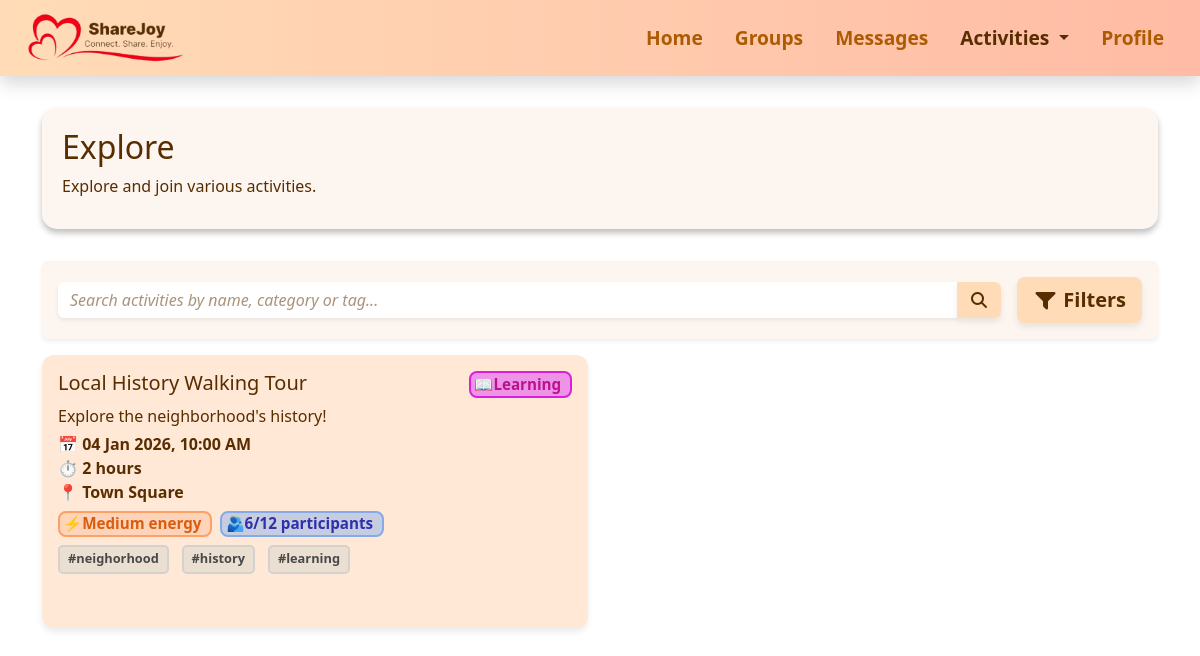
The page /explore?category=Learning on the database as committed earlier.
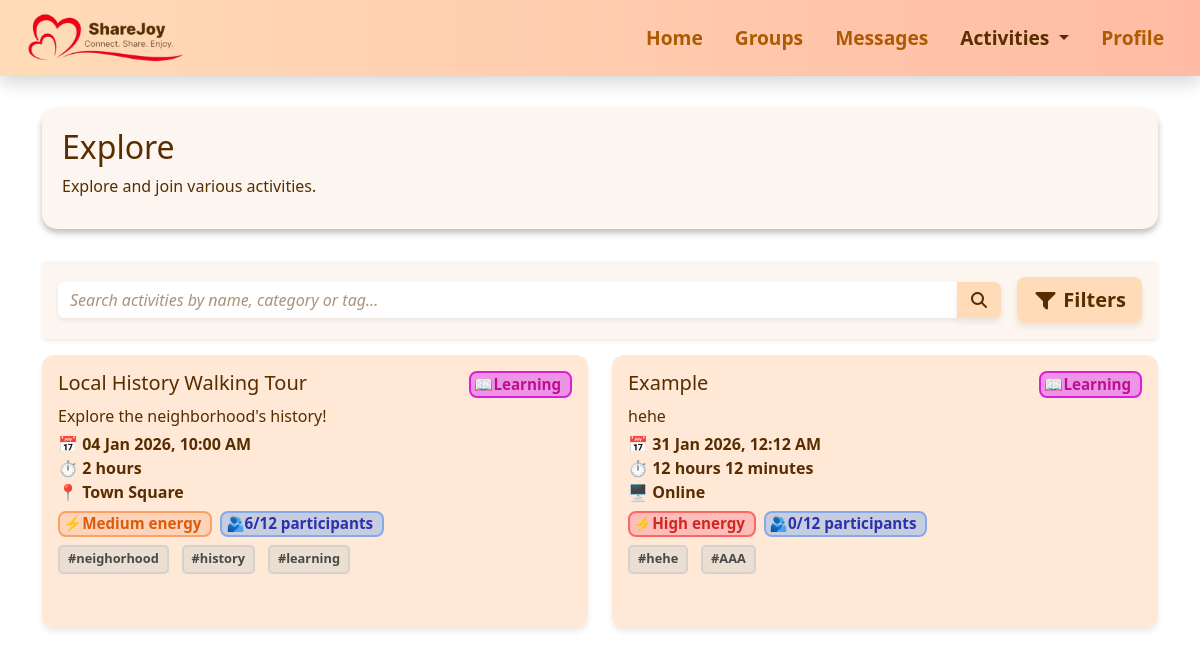
The same page on the database as committed later.
### activities.py (models this page shows)
class Activity(db.Model):
    id = db.Column(db.Integer, primary_key=True)
    name = db.Column(db.String(100))
    description = db.Column(db.Text)
    date = db.Column(db.String(20))
    time = db.Column(db.String(10))
    duration_hours = db.Column(db.Integer)
    duration_minutes = db.Column(db.Integer)
    format_type = db.Column(db.String(20))
    location = db.Column(db.String(100))
    type = db.Column(db.String(50))
    energy = db.Column(db.String(10))
    max_participants = db.Column(db.Integer)
    participants = db.Column(db.Integer)
    tags = db.Column(db.String(200))
    creator = db.Column(db.String(50))

### app.py (the view)
@app.route("/explore")
def explore():
    query = Activity.query
    search = request.args.get("search")
    if search:
        query = query.filter(
            (Activity.name.ilike(f"%{search}%")) |
            (Activity.type.ilike(f"%{search}%")) |
            (Activity.tags.ilike(f"%{search}%"))
        )
    category = request.args.get("category")
    if category:
        query = query.filter_by(type=category)
    energy = request.args.get("energy")
    if energy:
        query = query.filter_by(energy=energy)
    format_type = request.args.get("format")
    if format_type:
        query = query.filter_by(format_type=format_type)
    activities = query.order_by(Activity.date.asc()).all()
    for a in activities:
        a.tags = a.tags.split(",") if a.tags else []
        try:
            parsed_date = datetime.strptime(a.date, "%Y-%m-%d")
        except ValueError:
            parsed_date = datetime.strptime(a.date, "%d %b %Y")
        a.display_date = parsed_date.strftime("%d %b %Y")
        try:
            parsed_time = datetime.strptime(a.time, "%H:%M")
        except ValueError:
            parsed_time = datetime.strptime(a.time, "%I:%M %p")
        a.display_time = parsed_time.strftime("%I:%M %p").lstrip("0")
    return render_template("explore.html", activities=activities)

### templates/explore.html (shortened to what this page needs)
{% extends "base.html" %}
{% block extra_css %}
<link rel="stylesheet" href="{{ url_for('static', filename='css/activities.css') }}">
<link rel="stylesheet" href="{{ url_for('static', filename='css/explore.css') }}">
{% endblock %}
{% block content %}
<div class="section-box d-flex flex-column flex-md-row justify-content-between align-items-start align-items-md-center">
    <div>
        <h1>Explore</h1>
        <p>Explore and join various activities.</p>
    </div>
</div>
<div class="p-3 mb-3 rounded shadow-sm box1">
    <div class="d-flex flex-column flex-md-row align-items-start align-items-md-center gap-2">
        <form method="get" class="flex-grow-1 mb-2 mb-md-0 box2 rounded">
            <div class="input-group">
                <input type="text" name="search" class="form-control shadow-sm searchbar"
                    placeholder="Search activities by name, category or tag..."
                    value="{{ request.args.get('search', '') }}">
                <button class="btn search-btn" type="submit">
                    <i class="fa-solid fa-magnifying-glass"></i>
                </button>
            </div>
        </form>
        <button id="toggle-filters" class="btn btn-lg fw-semibold mt-2 mt-md-0 ms-md-2">
            <i class="fa-solid fa-filter"></i> Filters
        </button>
    </div>
</div>
<div class="row g-4">
    {% if activities %}
    {% for activity in activities %}
    <div class="col-md-6">
        <div class="activity-card position-relative h-100">
            <div class="d-flex flex-column flex-sm-row justify-content-between align-items-start spacing">
                <h5 class="mb-0">{{ activity.name }}</h5>
                {% if activity.type == 'Creative Arts' %}
                <span class="badge badge-creativearts category-badge mb-2 mb-sm-0">🎨Creative Arts</span>
                {% elif activity.type == 'Social' %}
                <span class="badge badge-social category-badge mb-2 mb-sm-0">🎲Social</span>
                {% elif activity.type == 'Learning' %}
                <span class="badge badge-learning category-badge mb-2 mb-sm-0">📖Learning</span>
                {% elif activity.type == 'Physical' %}
                <span class="badge badge-physical category-badge mb-2 mb-sm-0">🏃Physical</span>
                {% elif activity.type == 'Nature' %}
                <span class="badge badge-nature category-badge mb-2 mb-sm-0">🌲Nature</span>
                {% elif activity.type == 'Technology' %}
                <span class="badge badge-technology category-badge mb-2 mb-sm-0">💻Technology</span>
                {% endif %}
            </div>
            <p>{{ activity.description }}</p>
            <div class="row fw-semibold spacing">
                <div class="col-12">
                    📅 {{ activity.display_date }}, {{ activity.display_time }}
                </div>
                <div class="col-12">⏱
                    {% set h = activity.duration_hours %}
                    {% set m = activity.duration_minutes %}
                    {% if h and m %}
                    {{ h }} hour{% if h > 1 %}s{% endif %} {{ m }} minute{% if m > 1 %}s{% endif %}
                    {% elif h %}
                    {{ h }} hour{% if h > 1 %}s{% endif %}
                    {% elif m %}
                    {{ m }} minute{% if m > 1 %}s{% endif %}
                    {% else %}
                    0 minutes
                    {% endif %}
                </div>
                <div class="col-12">
                    {% if activity.format_type|lower == 'online' %}
                    🖥️ Online
                    {% else %}
                    📍 {{ activity.location }}
                    {% endif %}
                </div>
            </div>
            <div class="d-flex flex-wrap gap-2 spacing">
                <span class="badge
                        {% if activity.energy == 'Low' %}energy-low
                        {% elif activity.energy == 'Medium' %}energy-medium
                        {% elif activity.energy == 'High' %}energy-high
                        {% endif %}">
                    ⚡{{ activity.energy }} energy
                </span>
                <span class="badge participants">🫂{{ activity.participants }}/{{ activity.max_participants }}
                    participants</span>
            </div>
            <div class="activity-tags spacing">
                {% for tag in activity.tags %}
                <span>#{{ tag }}</span>
                {% endfor %}
            </div>
        </div>
    </div>
    {% endfor %}
    {% else %}
    <div class="col-12">
        <div class="alert alert-info text-center fw-semibold">
            No activities found.
        </div>
    </div>
    {% endif %}
</div>
{% endblock %}

### templates/base.html (shortened to what this page needs)
<!doctype html>
<html lang="en">
<head>
    <link href="https://cdn.jsdelivr.net/npm/bootstrap@5.3.8/dist/css/bootstrap.min.css" rel="stylesheet">
    <link rel="stylesheet" href="{{ url_for('static', filename='css/navbar.css') }}">
    <link rel="stylesheet" href="{{ url_for('static', filename='css/base.css') }}">
    <link rel="stylesheet" href="https://cdnjs.cloudflare.com/ajax/libs/font-awesome/7.0.1/css/all.min.css">
    {% block extra_css %}{% endblock %}
</head>
<body>
    {% include "navbar.html" %}
    <div class="container mt-4">
        {% block content %}{% endblock %}
    </div>
</body>
</html>

### templates/navbar.html (shortened to what this page needs)
<nav class="navbar navbar-expand-md sticky-top shadow">
    <div class="container-fluid align-items-center">
        <a class="navbar-brand ms-3" href="{{ url_for('home') }}"><img
                src="{{ url_for('static', filename='images/navbar.png') }}" alt="ShareJoy" height="50"></a>
        <div class="collapse navbar-collapse" id="navbarNav">
            <ul class="navbar-nav ms-auto">
                <li class="nav-item">
                    <a class="nav-link me-3 fw-bold {% if request.endpoint == 'home' %}active{% endif %}"
                        href="{{ url_for('home') }}">Home</a>
                </li>
                <li class="nav-item">
                    <a class="nav-link me-3 fw-bold {% if request.endpoint == 'groups' %}active{% endif %}"
                        href="{{ url_for('groups') }}">Groups</a>
                </li>
                <li class="nav-item">
                    <a class="nav-link me-3 fw-bold {% if request.endpoint == 'messages' %}active{% endif %}"
                        href="{{ url_for('messages') }}">Messages</a>
                </li>
                <li class="nav-item dropdown">
                    <a class="nav-link me-3 dropdown-toggle fw-bold {% if request.endpoint in ['activities', 'explore', 'schedule'] %}active{% endif %}"
                        href="#" id="activitiesDropdown" role="button" data-bs-toggle="dropdown">
                        Activities
                    </a>
                </li>
                <li class="nav-item">
                    <a class="nav-link me-3 fw-bold {% if request.endpoint == 'profile' %}active{% endif %}"
                        href="{{ url_for('profile') }}">Profile</a>
                </li>
            </ul>
        </div>
    </div>
</nav>

### static/css/navbar.css (style rules this page uses)
.navbar, .dropdown-menu { background: linear-gradient(90deg, #FFDCB7, #ffbba5); border: none; box-shadow: 0 4px 8px rgba(0, 0, 0, 0.1); }
.navbar .nav-link, .dropdown-item { font-size: 1.2rem; color: #ad5b02; transition: color 0.3s ease, transform 0.3s ease; }
.active, .nav-link:hover, .dropdown-item:hover { color: #582D00 !important; background-color: transparent !important; }

### static/css/base.css (style rules this page uses)
.section-box { width: 100%; min-height: 100px; color: #582D00; background-color: #FDF6F0; box-shadow: 0 4px 6px rgba(0, 0, 0, 0.256); padding-top: 20px; padding-bottom: 15px; padding-left: 20px; padding-right: 20px; margin: 2rem auto; border-radius: 15px; }
h1 { font-size: 2rem; }
body { color: #582D00; }
.form-control, .form-select { background-color: #FDFAF7; border: none; box-shadow: 0 4px 6px rgba(0, 0, 0, 0.08); }
.form-control::placeholder, .form-select::placeholder, .form-select option[value=""], .form-control.is-placeholder[type="date"], .form-control.is-placeholder[type="time"], .form-select:has(option[value=""]:checked) { font-style: italic; color: #AA937B; }
input, textarea { color: #582D00 !important; }
#toggle-filters { background-color: #FFDCB7; color: #582D00; border: none; box-shadow: 0 4px 6px rgba(0, 0, 0, 0.08); }
input::placeholder { font-style: italic; color: #582D00; }
.search-btn { background-color: #FFDCB7; color: #582D00; border: none; box-shadow: 0 4px 6px rgba(0, 0, 0, 0.08); font-weight: 600; }
.searchbar { background-color: transparent !important; border: none !important; }
.box2 { background-color: #FFFFFF; color: #582D00; }
.box1 { background-color: #FDF6F0; color: #582D00; }

### static/css/activities.css (style rules this page uses)
.activity-card { background: #ffe8d6; border-radius: 12px; padding: 1rem; margin-bottom: 1.8rem; box-shadow: 0 4px 6px rgba(0, 0, 0, 0.08); transition: transform 0.2s, box-shadow 0.2s; }
.activity-card p { margin-bottom: 0.25rem; }
.spacing { margin-bottom: 0.4rem; }
.badge { font-size: 0.8rem; padding: 0.2rem 0.55rem 0.25rem 0.2rem; border-radius: 8px; font-weight: 600; }
.badge-learning { background: #EE94E7; border: 2px solid #DC1EDC; color: #BA118D; }
.energy-medium { background: #FDD4B9; border: 2px solid #FDA066; color: #DC5C0D; }
.energy-high { background: #FDBDB9; border: 2px solid #FD6666; color: #D12626; }
.activity-tags span { background: #EBDFD2; border: 2px solid #D4D2CF; padding: 0.15rem 0.5rem 0.2rem; font-size: 0.8rem; color: #494949; margin: 0 0.3rem 0.2rem 0; font-weight: 600; border-radius: 5px; }
.activity-tags { display: flex; flex-wrap: wrap; gap: 0.5rem; margin-top: 0.5rem; }
.participants { background: #C7CDE0; border: 2px solid #85A9ED; color: #2E30AC; }

### static/css/explore.css (style rules this page uses)
.badge { font-size: 0.95rem; }

Rows that differ between the two databases and show on the page:
now on this page (row edited): Activity: name "Example", type "📖Learning", description "hehe", display_date "31 Jan 2026", display_time "12:12 AM", h "12", m "12", format_type "🖥️ Online", energy "High", participants "0", max_participants "12", tags "hehe" "AAA"
